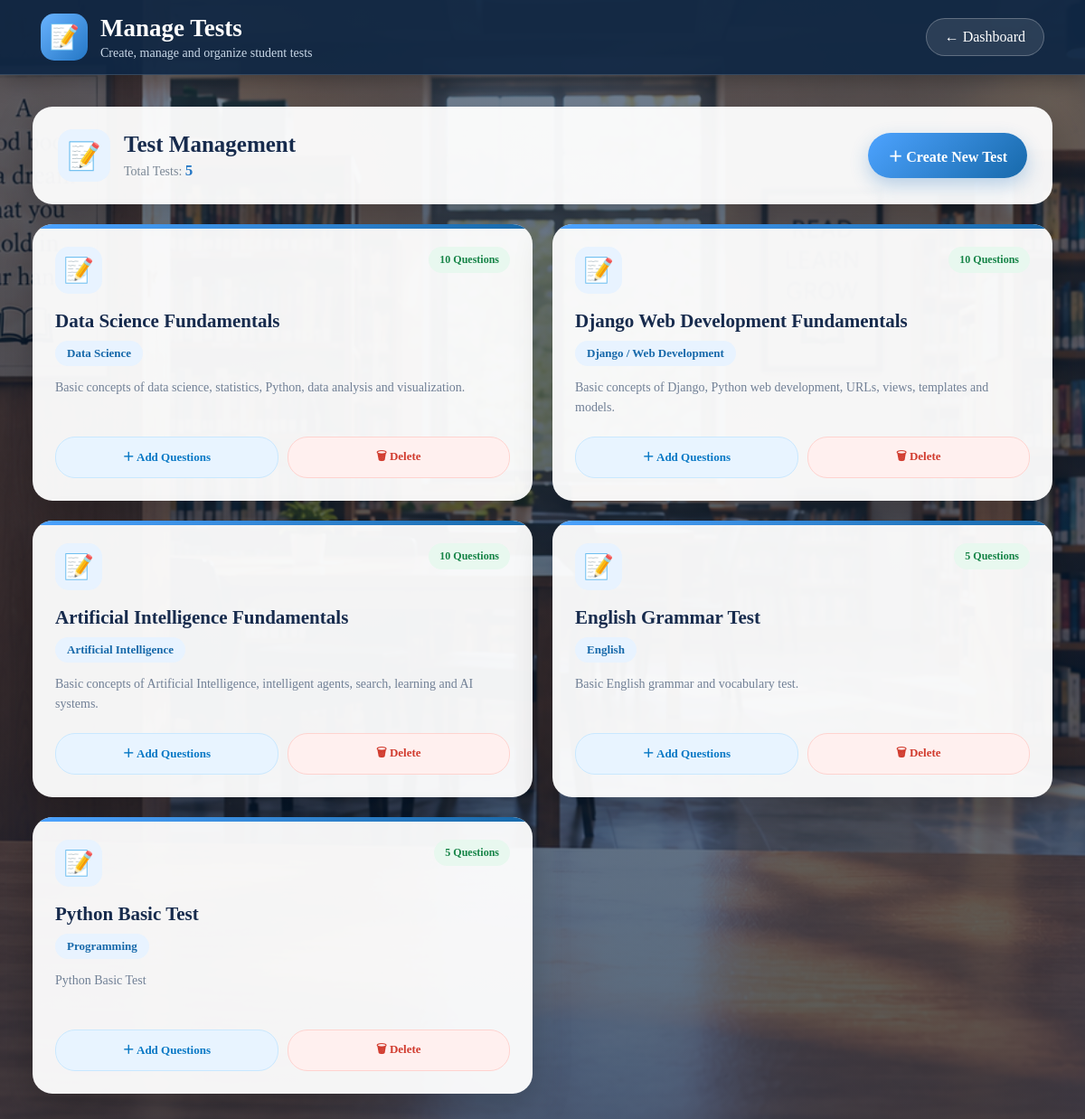
The app's page /manage-tests/ with its own data.
### library/models.py (models this page shows, shortened)
class Test(models.Model):
    title = models.CharField(max_length=200)
    category = models.CharField(max_length=100)
    description = models.TextField(blank=True)
    total_questions = models.PositiveIntegerField(default=5)
    created_at = models.DateTimeField(auto_now_add=True)

### library/views.py (the view)
def manage_tests(request):
    tests = Test.objects.all().order_by('-id')
    return render(
        request,
        'manage_tests.html',
        {
            'tests': tests
        }
    )

### library/templates/manage_tests.html (shortened to what this page needs)
{% load static %}
<!DOCTYPE html>
<html lang="en">
<head>
    <link rel="stylesheet" href="{% static 'manage_tests.css' %}">
</head>
<body>
<div class="header">
    <div class="brand">
        <div class="brand-icon">
            📝
        </div>
        <div>
            <h1>Manage Tests</h1>
            <p>
                Create, manage and organize student tests
            </p>
        </div>
    </div>
    <a
        href="{% url 'admin_dashboard' %}"
        class="back"
    >
        ← Dashboard
    </a>
</div>
<div class="container">
    <div class="top-card">
        <div class="heading">
            <div class="heading-icon">
                📝
            </div>
            <div>
                <h2>Test Management</h2>
                <div class="count">
                    Total Tests:
                    <strong>
                        {{ tests|length }}
                    </strong>
                </div>
            </div>
        </div>
        <a
            href="{% url 'create_test' %}"
            class="create-btn"
        >
            ＋ Create New Test
        </a>
    </div>
    {% if tests %}
    <div class="test-grid">
        {% for test in tests %}
        <div class="test-card">
            <div class="test-top">
                <div class="test-icon">
                    📝
                </div>
                <div class="question-count">
                    {{ test.total_questions }}
                    Questions
                </div>
            </div>
            <h3 class="test-title">
                {{ test.title }}
            </h3>
            <span class="category">
                {{ test.category }}
            </span>
            <p class="description">
                {% if test.description %}
                    {{ test.description }}
                {% else %}
                    No description available for this test.
                {% endif %}
            </p>
            <div class="actions">
                <a
                    href="{% url 'add_question' test.id %}"
                    class="questions"
                >
                    ＋ Add Questions
                </a>
                <a
                    href="{% url 'delete_test' test.id %}"
                    class="delete"
                    onclick="return confirm('Delete this test?');"
                >
                    🗑 Delete
                </a>
            </div>
        </div>
        {% endfor %}
    </div>
    {% endif %}
</div>
</body>
</html>

### library/static/manage_tests.css (style rules this page uses)
* { margin:0; padding:0; box-sizing:border-box; font-family:"Constantia","Times New Roman",Georgia,serif; }
body { min-height:100vh; background: linear-gradient( rgba(10,35,65,.55), rgba(10,35,65,.68) ), url("/static/library.jpg.png") center/cover fixed no-repeat; background-attachment:fixed; color:#172b4d; }
.header { min-height:82px; padding:15px 45px; display:flex; justify-content:space-between; align-items:center; background:rgba(15,38,68,.92); border-bottom:1px solid rgba(255,255,255,.15); box-shadow:0 5px 25px rgba(0,0,0,.30); }
.brand { display:flex; align-items:center; gap:14px; }
.brand-icon { width:52px; height:52px; display:flex; align-items:center; justify-content:center; border-radius:15px; background:linear-gradient( 135deg, #69b3ff, #2477c5 ); font-size:27px; }
.brand h1 { color:white; font-size:27px; }
.brand p { color:#c9d8e8; font-size:14px; margin-top:4px; }
.back { text-decoration:none; color:white; padding:11px 20px; border-radius:25px; background:rgba(255,255,255,.10); border:1px solid rgba(255,255,255,.25); transition:.3s; }
.container { width:94%; max-width:1150px; margin:35px auto 60px; }
.top-card { background:rgba(255,255,255,.95); border-radius:22px; padding:25px 28px; display:flex; justify-content:space-between; align-items:center; box-shadow:0 15px 40px rgba(0,0,0,.25); margin-bottom:22px; }
.heading { display:flex; align-items:center; gap:15px; }
.heading-icon { width:58px; height:58px; display:flex; align-items:center; justify-content:center; border-radius:16px; background:#e8f3ff; font-size:30px; }
.heading h2 { color:#172b4d; font-size:25px; }
.count { color:#7a8795; font-size:14px; margin-top:5px; }
.count strong { color:#2477c5; font-size:17px; }
.create-btn { text-decoration:none; color:white; padding:13px 22px; border-radius:25px; background:linear-gradient( 135deg, #4da3ff, #1769aa ); font-weight:bold; box-shadow: 0 8px 20px rgba(36,119,197,.30); transition:.3s; }
.test-grid { display:grid; grid-template-columns: repeat(2,1fr); gap:22px; }
.test-card { position:relative; background:rgba(255,255,255,.95); border-radius:22px; padding:25px; box-shadow: 0 15px 40px rgba(0,0,0,.25); transition:.3s; overflow:hidden; }
.test-card:before { content:""; position:absolute; left:0; top:0; width:100%; height:5px; background:linear-gradient( 90deg, #4da3ff, #1769aa ); }
.test-top { display:flex; justify-content:space-between; align-items:flex-start; margin-bottom:18px; }
.test-icon { width:52px; height:52px; display:flex; align-items:center; justify-content:center; border-radius:15px; background:#e8f3ff; font-size:27px; }
.question-count { padding:7px 12px; border-radius:20px; background:#e8f8ef; color:#168447; font-size:12px; font-weight:bold; }
.test-title { color:#172b4d; font-size:21px; margin-bottom:9px; }
.category { display:inline-block; padding:6px 13px; border-radius:20px; background:#e8f3ff; color:#1769aa; font-size:13px; font-weight:bold; margin-bottom:13px; }
.description { color:#718096; font-size:14px; line-height:1.6; min-height:45px; margin-bottom:20px; }
.actions { display:flex; gap:10px; }
.questions, .delete { flex:1; text-decoration:none; text-align:center; padding:11px 10px; border-radius:22px; font-size:13px; font-weight:bold; transition:.25s; }
.questions { color:#0878c5; background:#e8f4ff; border:1px solid #c9e8ff; }
.delete { color:#d13b2e; background:#fff0ef; border:1px solid #ffd3cf; }

### records on screen
Test: total_questions "10", title "Data Science Fundamentals", category "Data Science", description "Basic concepts of data science, statistics, Python, data analysis and visualization."
Test: total_questions "10", title "Django Web Development Fundamentals", category "Django / Web Development", description "Basic concepts of Django, Python web development, URLs, views, templates and models."
Test: total_questions "10", title "Artificial Intelligence Fundamentals", category "Artificial Intelligence", description "Basic concepts of Artificial Intelligence, intelligent agents, search, learning and AI systems."
Test: total_questions "5", title "English Grammar Test", category "English", description "Basic English grammar and vocabulary test."
Test: total_questions "5", title "Python Basic Test", category "Programming", description "Python Basic Test"

### other values on screen
{{ tests|length }} "5"
